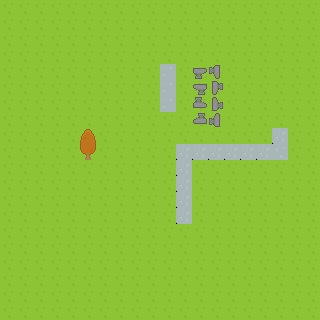

The image is a tile-based game level rendered from a .tmx file. Its description and complete source (layers, tilesets, objects, tile grids) follow:
An orthogonal 20x20 tile map with 16x16 px tiles, 2 tile layers (Tile Layer 1, Tile Layer 2) and 7 objects.

<map version="1.0" orientation="orthogonal" renderorder="right-down" width="20" height="20" tilewidth="16" tileheight="16" nextobjectid="1">
 <tileset firstgid="1" name="roguelikeSheet_transparent" tilewidth="16" tileheight="16" spacing="1" tilecount="1767" columns="57">
  <image source="../TileSheets/roguelikeSheet_transparent.png" width="968" height="526" />
  <tile id="7">
   <objectgroup draworder="index">
    <object id="1" x="12" y="-0.5" width="4.3125" height="15.8125" />
    <object id="3" x="11.1875" y="4">
     <polygon points="0,0 -7.5,2.1875 -5.4375,-0.0625" />
    </object>
   </objectgroup>
  </tile>
  <tile id="15">
   <objectgroup draworder="index">
    <object id="1" x="1" y="8.4375">
     <polygon points="0,0 13.1875,0.5625 9,5.8125 1.9375,6" />
    </object>
    <object id="2" x="0.9375" y="3.9375" width="2" height="2" />
   </objectgroup>
  </tile>
  <tile id="64">
   <objectgroup draworder="index">
    <object id="1" x="-0.125" y="0.125" width="16.0625" height="15.75" />
   </objectgroup>
  </tile>
  <tile id="641">
   <properties>
    <property name="test" value="" />
   </properties>
   <objectgroup draworder="index">
    <object id="33" x="0" y="0">
     <polygon points="0,0 15.8125,-0.0625 15.8125,5.625 10,11 9.9375,13.625 10.6875,13.75 10.9375,15.8125 5.0625,16.0625 4.9375,14.0625 6.25,14 6.0625,11 0.0625,5.5625" />
    </object>
   </objectgroup>
  </tile>
  <tile id="861">
   <objectgroup draworder="index">
    <object id="6" x="0" y="0" width="16" height="16" />
   </objectgroup>
  </tile>
 </tileset>
 <layer name="Tile Layer 1" width="20" height="20">
  <data encoding="csv">
6,6,6,6,6,6,6,6,6,6,6,6,6,6,6,6,6,6,6,6,
6,6,6,6,6,6,6,6,6,6,6,6,6,6,6,6,6,6,6,6,
6,6,6,6,6,6,6,6,6,6,6,6,6,6,6,6,6,6,6,6,
6,6,6,6,6,6,6,6,6,6,6,6,6,6,6,6,6,6,6,6,
6,6,6,6,6,6,6,6,6,6,6,6,6,6,6,6,6,6,6,6,
6,6,6,6,6,6,6,6,6,6,6,6,6,6,6,6,6,6,6,6,
6,6,6,6,6,6,6,6,6,6,6,6,6,6,6,6,6,6,6,6,
6,6,6,6,6,6,6,6,6,6,6,6,6,6,6,6,6,6,6,6,
6,6,6,6,6,6,6,6,6,6,6,6,6,6,6,6,6,862,6,6,
6,6,6,6,6,6,6,6,6,6,6,862,862,862,862,862,862,862,6,6,
6,6,6,6,6,6,6,6,6,6,6,862,6,6,6,6,6,6,6,6,
6,6,6,6,6,6,6,6,6,6,6,862,6,6,6,6,6,6,6,6,
6,6,6,6,6,6,6,6,6,6,6,862,6,6,6,6,6,6,6,6,
6,6,6,6,6,6,6,6,6,6,6,862,6,6,6,6,6,6,6,6,
6,6,6,6,6,6,6,6,6,6,6,6,6,6,6,6,6,6,6,6,
6,6,6,6,6,6,6,6,6,6,6,6,6,6,6,6,6,6,6,6,
6,6,6,6,6,6,6,6,6,6,6,6,6,6,6,6,6,6,6,6,
6,6,6,6,6,6,6,6,6,6,6,6,6,6,6,6,6,6,6,6,
6,6,6,6,6,6,6,6,6,6,6,6,6,6,6,6,6,6,6,6,
6,6,6,6,6,6,6,6,6,6,6,6,6,6,6,6,6,6,6,6
</data>
 </layer>
 <layer name="Tile Layer 2" width="20" height="20">
  <data encoding="csv">
0,0,0,0,0,0,0,0,0,0,0,0,0,0,0,0,0,0,0,0,
0,0,0,0,0,0,0,0,0,0,0,0,0,0,0,0,0,0,0,0,
0,0,0,0,0,0,0,0,0,0,0,0,0,0,0,0,0,0,0,0,
0,0,0,0,0,0,0,0,0,0,0,0,0,0,0,0,0,0,0,0,
0,0,0,0,0,0,0,0,0,0,65,0,16,2684354576,0,0,0,0,0,0,
0,0,0,0,0,0,0,0,0,0,65,0,2147483664,536870928,0,0,0,0,0,0,
0,0,0,0,0,0,0,0,0,0,65,0,1073741840,1610612752,0,0,0,0,0,0,
0,0,0,0,0,0,0,0,0,0,0,0,3221225488,3758096400,0,0,0,0,0,0,
0,0,0,0,0,585,0,0,0,0,0,0,0,0,0,0,0,0,0,0,
0,0,0,0,0,642,0,0,0,0,0,0,0,0,0,0,0,8,0,0,
0,0,0,0,0,0,0,0,0,0,0,0,0,0,0,0,0,0,0,0,
0,0,0,0,0,0,0,0,0,0,0,0,0,0,0,0,0,0,0,0,
0,0,0,0,0,0,0,0,0,0,0,0,0,0,0,0,0,0,0,0,
0,0,0,0,0,0,0,0,0,0,0,0,0,0,0,0,0,0,0,0,
0,0,0,0,0,0,0,0,0,0,0,0,0,0,0,0,0,0,0,0,
0,0,0,0,0,0,0,0,0,0,0,0,0,0,0,0,0,0,0,0,
0,0,0,0,0,0,0,0,0,0,0,0,0,0,0,0,0,0,0,0,
0,0,0,0,0,0,0,0,0,0,0,0,0,0,0,0,0,0,0,0,
0,0,0,0,0,0,0,0,0,0,0,0,0,0,0,0,0,0,0,0,
0,0,0,0,0,0,0,0,0,0,0,0,0,0,0,0,0,0,0,0
</data>
 </layer>
 <objectgroup name="Object Layer 1" />
</map>
